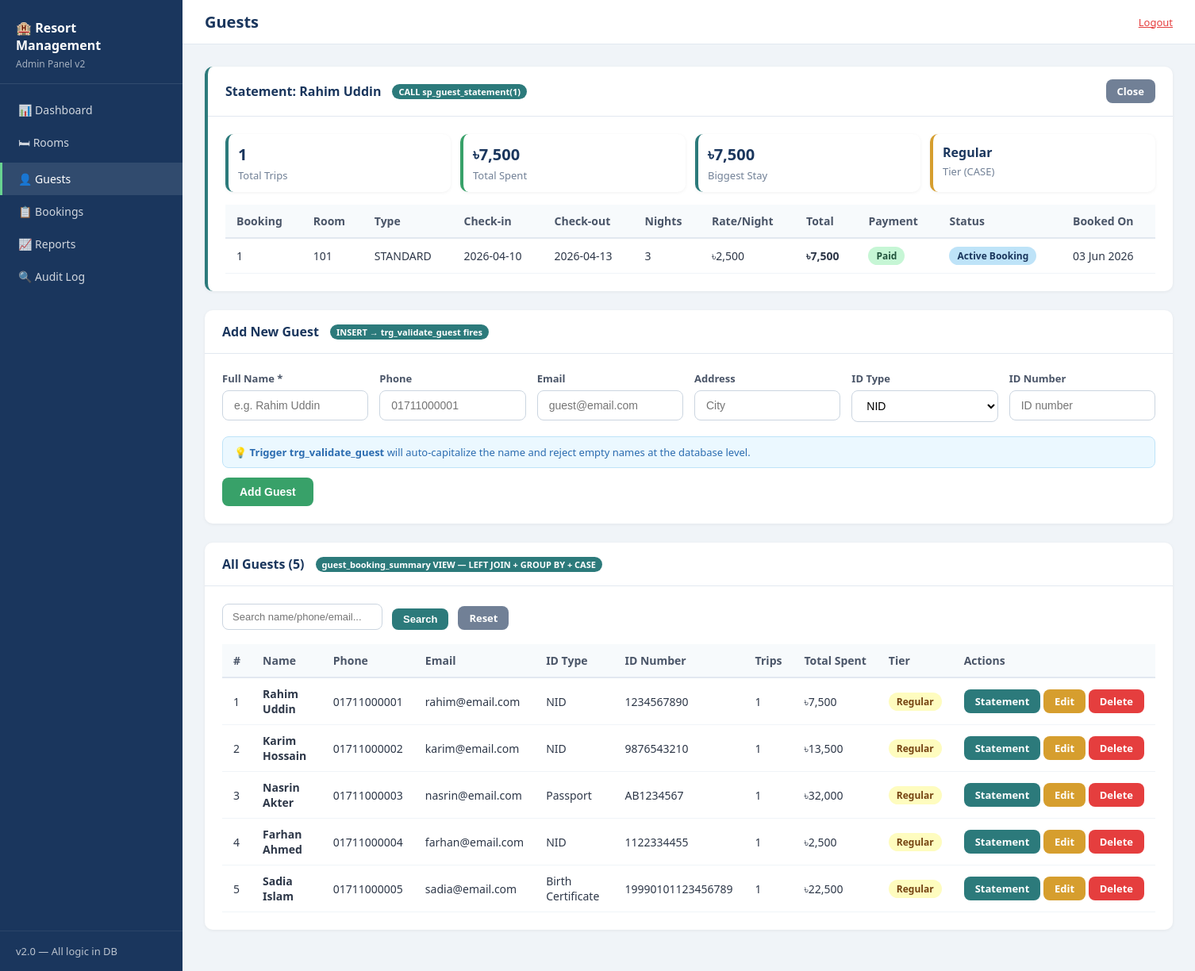
Page /guests.php?statement=1 (signed in) on the committed database.
### tables this page shows
CREATE TABLE IF NOT EXISTS guests (
    guest_id   INT AUTO_INCREMENT PRIMARY KEY,
    full_name  VARCHAR(100) NOT NULL,
    phone      VARCHAR(15)  UNIQUE,
    email      VARCHAR(100) UNIQUE,
    address    VARCHAR(255),
    id_type    ENUM('NID','Passport','Birth Certificate') DEFAULT 'NID',
    id_number  VARCHAR(20)  UNIQUE,
    created_at DATETIME     DEFAULT NOW()
);

CREATE TABLE IF NOT EXISTS bookings (
    booking_id     INT AUTO_INCREMENT PRIMARY KEY,
    guest_id       INT NOT NULL,
    room_id        INT NOT NULL,
    check_in       DATE          NOT NULL,
    check_out      DATE          NOT NULL,
    total_amount   DECIMAL(10,2),           
    nights         INT,                     
    payment_status VARCHAR(20)  DEFAULT 'pending',
    booking_status VARCHAR(20)  DEFAULT 'confirmed',
    booked_at      DATETIME     DEFAULT NOW(),
    notes          VARCHAR(255),
    FOREIGN KEY (guest_id) REFERENCES guests(guest_id),
    FOREIGN KEY (room_id)  REFERENCES rooms(room_id)
);

CREATE TABLE IF NOT EXISTS rooms (
    room_id     INT AUTO_INCREMENT PRIMARY KEY,
    room_number VARCHAR(10)   NOT NULL UNIQUE,
    room_type   VARCHAR(50)   NOT NULL,
    price       DECIMAL(10,2) NOT NULL,
    status      VARCHAR(20)   DEFAULT 'available',
    floor_no    INT           DEFAULT 1,
    description VARCHAR(255),
    CHECK (status IN ('available','occupied','maintenance'))
);

### db_connect.php (called while the page is built, shortened)
<?php
function db_fetch_all($conn, $sql) {
    $result = mysqli_query($conn, $sql);
    $rows = [];
    while ($row = mysqli_fetch_assoc($result)) $rows[] = $row;
    return $rows;
}
function db_fetch_one($conn, $sql) {
    $result = mysqli_query($conn, $sql);
    return mysqli_fetch_assoc($result);
}
function clean($conn, $value) {
    return mysqli_real_escape_string($conn, trim($value ?? ''));
}
function db_call_proc($conn, $sql) {
    $rows = [];
    if (mysqli_multi_query($conn, $sql)) {
        $result = mysqli_store_result($conn);
        if ($result) {
            while ($row = mysqli_fetch_assoc($result)) $rows[] = $row;
        }
    }
    return $rows;
}
?>

### guests.php (the view, shortened to what this page needs)
<?php
require_once 'db_connect.php';
$statement = [];
$statement_guest = null;
if (isset($_GET['statement'])) {
    $gid = (int)$_GET['statement'];
    $statement = db_call_proc($conn, "CALL sp_guest_statement($gid)");
    $statement_guest = db_fetch_one($conn, "SELECT * FROM guest_booking_summary WHERE guest_id=$gid");
}
$search = clean($conn, $_GET['search'] ?? '');
$where  = $search ? "WHERE full_name LIKE '%$search%' OR phone LIKE '%$search%' OR email LIKE '%$search%'" : "";
$guests = db_fetch_all($conn, "SELECT * FROM guest_booking_summary $where ORDER BY guest_id ASC");
?>
<!DOCTYPE html>
<html lang="en">
<head>
<link rel="stylesheet" href="style.css">
</head>
<body>
<div class="layout">
    <?php include 'sidebar.php'; ?>
    <div class="main">
        <div class="topbar">
            <h1>Guests</h1>
            <div class="admin-info"><a href="logout.php" style="color:#e53e3e;">Logout</a></div>
        </div>
        <div class="content">
            <?php if (!empty($statement) && $statement_guest): ?>
            <div class="card" style="border-left:4px solid #2c7a7b;">
                <div class="card-header">
                    <h3>Statement: <?= htmlspecialchars($statement_guest['full_name']) ?> <span class="db-badge">CALL sp_guest_statement(<?= (int)$_GET['statement'] ?>)</span></h3>
                    <a href="guests.php" class="btn btn-secondary btn-sm">Close</a>
                </div>
                <div class="card-body">
                    <div style="display:grid;grid-template-columns:repeat(4,1fr);gap:12px;margin-bottom:16px;">
                        <div class="stat-card" style="padding:12px;"><div class="stat-number" style="font-size:20px;"><?= $statement_guest['total_bookings'] ?></div><div class="stat-label">Total Trips</div></div>
                        <div class="stat-card green" style="padding:12px;"><div class="stat-number" style="font-size:20px;">৳<?= number_format($statement_guest['total_spent'],0) ?></div><div class="stat-label">Total Spent</div></div>
                        <div class="stat-card" style="padding:12px;"><div class="stat-number" style="font-size:20px;">৳<?= number_format($statement_guest['biggest_booking'],0) ?></div><div class="stat-label">Biggest Stay</div></div>
                        <div class="stat-card orange" style="padding:12px;"><div class="stat-number" style="font-size:16px;"><?= $statement_guest['guest_tier'] ?></div><div class="stat-label">Tier (CASE)</div></div>
                    </div>
                    <div class="table-wrap">
                    <table>
                        <thead><tr><th>Booking</th><th>Room</th><th>Type</th><th>Check-in</th><th>Check-out</th><th>Nights</th><th>Rate/Night</th><th>Total</th><th>Payment</th><th>Status</th><th>Booked On</th></tr></thead>
                        <tbody>
                        <?php foreach($statement as $s): ?>
                        <tr>
                            <td><?= $s['booking_id'] ?></td>
                            <td><?= htmlspecialchars($s['room_number']) ?></td>
                            <td><?= $s['room_type'] ?></td>
                            <td><?= $s['check_in'] ?></td>
                            <td><?= $s['check_out'] ?></td>
                            <td><?= $s['nights'] ?></td>
                            <td>৳<?= number_format($s['price_per_night'],0) ?></td>
                            <td><strong>৳<?= number_format($s['total_amount'],0) ?></strong></td>
                            <td><?php $pc=['paid'=>'badge-success','pending'=>'badge-warning','refunded'=>'badge-info']; ?>
                                <span class="badge <?= $pc[$s['payment_status']]??'badge-gray' ?>"><?= ucfirst($s['payment_status']) ?></span></td>
                            <td><span class="badge badge-info"><?= htmlspecialchars($s['status_label']) ?></span></td>
                            <td><?= $s['booked_on'] ?></td>
                        </tr>
                        <?php endforeach; ?>
                        </tbody>
                    </table>
                    </div>
                </div>
            </div>
            <?php endif; ?>
            <div class="card">
                <div class="card-header"><h3>Add New Guest <span class="db-badge">INSERT → trg_validate_guest fires</span></h3></div>
                <div class="card-body">
                    <form method="POST">
                        <div style="display:grid;grid-template-columns:repeat(auto-fit,minmax(160px,1fr));gap:14px;">
                            <div class="form-group"><label>Full Name *</label>
                                <input type="text" name="full_name" required placeholder="e.g. Rahim Uddin"></div>
                            <div class="form-group"><label>Phone</label>
                                <input type="tel" name="phone" placeholder="01711000001" maxlength="15"></div>
                            <div class="form-group"><label>Email</label>
                                <input type="email" name="email" placeholder="guest@email.com"></div>
                            <div class="form-group"><label>Address</label>
                                <input type="text" name="address" placeholder="City"></div>
                            <div class="form-group"><label>ID Type</label>
                                <select name="id_type">
                                    <?php foreach(['NID','Passport','Birth Certificate'] as $t): ?>
                                    <option><?= $t ?></option>
                                    <?php endforeach; ?>
                                </select>
                            </div>
                            <div class="form-group"><label>ID Number</label>
                                <input type="text" name="id_number" placeholder="ID number"></div>
                        </div>
                        <div class="info-box">💡 <strong>Trigger trg_validate_guest</strong> will auto-capitalize the name and reject empty names at the database level.</div>
                        <button type="submit" class="btn btn-success">Add Guest</button>
                    </form>
                </div>
            </div>
            <div class="card">
                <div class="card-header"><h3>All Guests (<?= count($guests) ?>) <span class="db-badge">guest_booking_summary VIEW — LEFT JOIN + GROUP BY + CASE</span></h3></div>
                <div class="card-body">
                    <form method="GET" class="filter-bar">
                        <input type="text" name="search" placeholder="Search name/phone/email..." value="<?= htmlspecialchars($search) ?>">
                        <button class="btn btn-primary btn-sm">Search</button>
                        <a href="guests.php" class="btn btn-secondary btn-sm">Reset</a>
                    </form>
                    <div class="table-wrap">
                    <table>
                        <thead><tr><th>#</th><th>Name</th><th>Phone</th><th>Email</th><th>ID Type</th><th>ID Number</th><th>Trips</th><th>Total Spent</th><th>Tier</th><th>Actions</th></tr></thead>
                        <tbody>
                        <?php $i=1; foreach($guests as $g): ?>
                        <tr>
                            <td><?= $i++ ?></td>
                            <td><strong><?= htmlspecialchars($g['full_name']) ?></strong></td>
                            <td><?= htmlspecialchars($g['phone']??'-') ?></td>
                            <td><?= htmlspecialchars($g['email']??'-') ?></td>
                            <td><?= htmlspecialchars($g['id_type']) ?></td>
                            <td><?= htmlspecialchars($g['id_number']??'-') ?></td>
                            <td><?= $g['total_bookings'] ?></td>
                            <td>৳<?= number_format($g['total_spent'],0) ?></td>
                            <td><span class="badge <?= $g['guest_tier']==='VIP'?'badge-danger':($g['guest_tier']==='Regular'?'badge-warning':'badge-info') ?>"><?= $g['guest_tier'] ?></span></td>
                            <td style="white-space:nowrap;">
                                <a href="guests.php?statement=<?= $g['guest_id'] ?>" class="btn btn-primary btn-sm">Statement</a>
                                <a href="guests.php?edit=<?= $g['guest_id'] ?>" class="btn btn-warning btn-sm">Edit</a>
                                <a href="guests.php?delete=<?= $g['guest_id'] ?>" class="btn btn-danger btn-sm"
                                   onclick="return confirm('Delete guest?')">Delete</a>
                            </td>
                        </tr>
                        <?php endforeach; ?>
                        </tbody>
                    </table>
                    </div>
                </div>
            </div>
        </div>
    </div>
</div>
</body>
</html>

### style.css (style rules this page uses)
* { box-sizing: border-box; margin: 0; padding: 0; }
body { font-family: 'Segoe UI', Arial, sans-serif; background: #f0f4f8; color: #2d3748; font-size: 15px; }
.form-group { margin-bottom: 18px; }
.form-group label { display:block; margin-bottom:6px; font-weight:600; font-size:13px; color:#4a5568; }
.form-group input, .form-group select, .form-group textarea { width:100%; padding:10px 14px; border:1px solid #cbd5e0; border-radius:8px; font-size:14px; transition:border 0.2s; background:#fff; }
.btn { display:inline-block; padding:10px 22px; border:none; border-radius:8px; cursor:pointer; font-size:14px; font-weight:600; text-decoration:none; transition:opacity 0.2s; }
.btn-primary { background:#2c7a7b; color:#fff; }
.btn-success { background:#38a169; color:#fff; }
.btn-warning { background:#d69e2e; color:#fff; }
.btn-danger { background:#e53e3e; color:#fff; }
.btn-secondary { background:#718096; color:#fff; }
.btn-sm { padding:6px 14px; font-size:13px; }
.info-box { background:#ebf8ff; border:1px solid #bee3f8; border-radius:8px; padding:10px 14px; font-size:13px; color:#2b6cb0; margin-bottom:12px; }
.db-badge { display:inline-block; background:#2c7a7b; color:#fff; font-size:11px; padding:2px 8px; border-radius:10px; font-weight:600; margin-left:8px; vertical-align:middle; }
.layout { display:flex; min-height:100vh; }
.main { flex:1; display:flex; flex-direction:column; }
.topbar { background:#fff; padding:14px 28px; display:flex; justify-content:space-between; align-items:center; border-bottom:1px solid #e2e8f0; }
.topbar h1 { font-size:20px; color:#1a365d; }
.topbar .admin-info { font-size:13px; color:#718096; }
.content { padding:28px; flex:1; }
.stat-card { background:#fff; padding:20px; border-radius:10px; border-left:4px solid #2c7a7b; box-shadow: 0 1px 4px rgba(0,0,0,0.06); }
.stat-card .stat-number { font-size:28px; font-weight:700; color:#1a365d; }
.stat-card .stat-label { font-size:13px; color:#718096; margin-top:4px; }
.stat-card.green { border-left-color:#38a169; }
.stat-card.orange { border-left-color:#d69e2e; }
.card { background:#fff; border-radius:10px; box-shadow:0 1px 4px rgba(0,0,0,0.06); margin-bottom:24px; overflow:hidden; }
.card-header { padding:16px 22px; border-bottom:1px solid #e2e8f0; display:flex; justify-content:space-between; align-items:center; flex-wrap:wrap; gap:8px; }
.card-header h3 { font-size:16px; color:#1a365d; display:flex; align-items:center; flex-wrap:wrap; gap:6px; }
.card-body { padding:22px; }
.table-wrap { overflow-x:auto; }
table { width:100%; border-collapse:collapse; font-size:14px; }
table th { background:#f7fafc; padding:11px 14px; text-align:left; font-weight:600; color:#4a5568; border-bottom:2px solid #e2e8f0; white-space:nowrap; }
table td { padding:10px 14px; border-bottom:1px solid #f0f4f8; vertical-align:middle; }
.badge { display:inline-block; padding:3px 10px; border-radius:12px; font-size:12px; font-weight:600; }
.badge-success { background:#c6f6d5; color:#22543d; }
.badge-warning { background:#fefcbf; color:#744210; }
.badge-info { background:#bee3f8; color:#1a365d; }
.filter-bar { display:flex; gap:12px; flex-wrap:wrap; margin-bottom:18px; align-items:flex-end; }
.filter-bar input, .filter-bar select { padding:8px 12px; border:1px solid #cbd5e0; border-radius:8px; font-size:13px; background:#fff; }

### rows in the picture
guests: full_name "Rahim Uddin", phone "01711000001", email "rahim@email.com", id_type "NID", id_number "1234567890", total_bookings "1", total_spent "7,500", guest_tier "Regular"
bookings: booking_id "1", room.room_number "101", room_type "STANDARD", check_in "2026-04-10", check_out "2026-04-13", nights "3", room.price "2,500", total_amount "7,500", payment_status "Paid", status_label "Active Booking", booked_on "03 Jun 2026"
guests: full_name "Karim Hossain", phone "01711000002", email "karim@email.com", id_type "NID", id_number "9876543210", total_bookings "1", total_spent "13,500", guest_tier "Regular"
guests: full_name "Nasrin Akter", phone "01711000003", email "nasrin@email.com", id_type "Passport", id_number "AB1234567", total_bookings "1", total_spent "32,000", guest_tier "Regular"
guests: full_name "Farhan Ahmed", phone "01711000004", email "farhan@email.com", id_type "NID", id_number "1122334455", total_bookings "1", total_spent "2,500", guest_tier "Regular"
guests: full_name "Sadia Islam", phone "01711000005", email "sadia@email.com", id_type "Birth Certificate", id_number "19990101123456789", total_bookings "1", total_spent "22,500", guest_tier "Regular"

### other values in the picture
$_GET['statement'] "1"
$statement_guest['total_bookings'] "1"
$statement_guest['total_spent'] "7,500"
$statement_guest['biggest_booking'] "7,500"
$statement_guest['guest_tier'] "Regular"
count($guests) "5"
form field id_type "NID"
